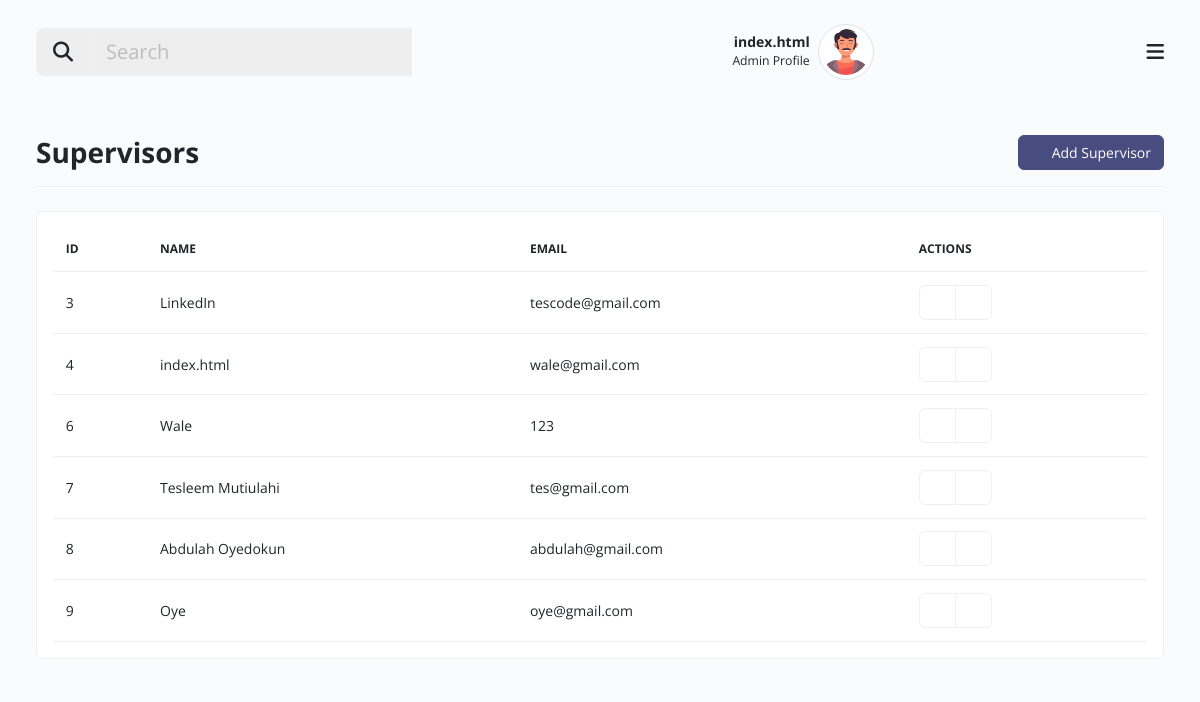
Screenshot of /supervisor.php (signed in) with the database file from the repository.
### tables this page shows
CREATE TABLE `users` (
  `id` int(11) NOT NULL,
  `name` varchar(200) NOT NULL,
  `email` varchar(200) NOT NULL,
  `password` varchar(250) NOT NULL,
  `role_id` varchar(20) NOT NULL COMMENT '1=admin, 2=supervisor, 3=>farmers',
  `created_at` timestamp NOT NULL DEFAULT current_timestamp()
);

### includes/config.php (called while the page is built, shortened)
<?php
include 'includes/database.php';
$student_id = $_SESSION['auth_id'];
$sql = "SELECT * FROM users WHERE id = '$student_id'";
$result = mysqli_query($dbconnect, $sql);
while ($user = mysqli_fetch_array($result)) {
    $name = $user['name'];
}
$sql_supervisor = "SELECT * FROM users WHERE role_id = '2'";
$resultSupervisor = mysqli_query($dbconnect, $sql_supervisor);
$supervisor = mysqli_num_rows($resultSupervisor);

### supervisor.php (the view, shortened to what this page needs)
<?php
include "includes/config.php";
?>
<!doctype html>
<html class="no-js" lang="en" dir="ltr">
<head>
    <link rel="stylesheet" href="assets/css/my-task.style.min.css">
</head>
<body>
    <div id="mytask-layout" class="theme-indigo">
        <div class="main px-lg-4 px-md-4">
            <?php include "layout/header.php"; ?>
            <div class="body d-flex py-lg-3 py-md-2">
                <div class="container-xxl">
                    <div class="row align-items-center">
                        <div class="border-0 mb-4">
                            <div class="card-header p-0 no-bg bg-transparent d-flex align-items-center px-0 justify-content-between border-bottom flex-wrap">
                                <h3 class="fw-bold py-3 mb-0">Supervisors</h3>
                                <div class="d-flex py-2 project-tab flex-wrap w-sm-100">
                                <?php if($_SESSION['id'] == 4) { ?>
                                    <button type="button" class="btn btn-dark w-sm-100" data-bs-toggle="modal" data-bs-target="#createproject"><i class="icofont-plus-circle me-2 fs-6"></i>Add Supervisor</button>
                                <?php } ?>
                                </div>
                            </div>
                        </div>
                    </div>
                    <div class="row clearfix g-3">
                        <div class="col-sm-12">
                            <div class="card mb-3">
                                <div class="card-body">
                                    <table id="myProjectTable" class="table table-hover align-middle mb-0" style="width:100%">
                                        <thead>
                                            <tr>
                                                <th>Id</th>
                                                <th>Name</th>
                                                <th>Email</th>
                                                <th>Actions</th>
                                            </tr>
                                        </thead>
                                        <tbody>
                                            <?php
                                            if (isset($supervisor) and $supervisor > 0) {
                                                while ($FarmersRow = mysqli_fetch_array($resultSupervisor)) {
                                                    $id = $FarmersRow['id'];
                                                    $name = $FarmersRow['name'];
                                                    $email = $FarmersRow['email'];
                                            ?>
                                                    <tr>
                                                        <td><?php echo $id; ?></td>
                                                        <td><?php echo $name; ?></td>
                                                        <td><?php echo $email; ?></td>
                                                        <td>
                                                            <div class="btn-group" role="group" aria-label="Basic outlined example">
                                                                <button type="button" class="btn btn-outline-secondary" data-bs-toggle="modal" data-bs-target="#editproject<?php echo $id; ?>"><i class="icofont-edit text-success"></i></button>
                                                                <button type="button" class="btn btn-outline-secondary deleterow"><i class="icofont-ui-delete text-danger"></i></button>
                                                            </div>
                                                        </td>
                                                    </tr>
                                            <?php
                                                }
                                            } ?>
                                        </tbody>
                                    </table>
                                </div>
                            </div>
                        </div>
                    </div>
                </div>
            </div>
        </div>
    </div>
</body>
</html>

### layout/header.php (shortened to what this page needs)
<div class="header">
            <nav class="navbar py-4">
                <div class="container-xxl">
                    <div class="h-right d-flex align-items-center mr-5 mr-lg-0 order-1">
                        <div class="dropdown notifications zindex-popover">
                            <a class="nav-link dropdown-toggle pulse" href="#" role="button" data-bs-toggle="dropdown">
                                <i class="icofont-alarm fs-5"></i>
                            </a>
                        </div>
                        <div class="dropdown user-profile ml-2 ml-sm-3 d-flex align-items-center zindex-popover">
                            <div class="u-info me-2">
                                <p class="mb-0 text-end line-height-sm "><span class="font-weight-bold"><?php echo $name; ?></span></p>
                                <small>Admin Profile</small>
                            </div>
                            <a class="nav-link dropdown-toggle pulse p-0" href="#" role="button" data-bs-toggle="dropdown" data-bs-display="static">
                                <img class="avatar lg rounded-circle img-thumbnail" src="assets/images/profile_av.png" alt="profile">
                            </a>
                        </div>
                    </div>
                    <button class="navbar-toggler p-0 border-0 menu-toggle order-3" type="button" data-bs-toggle="collapse" data-bs-target="#mainHeader">
                        <span class="fa fa-bars"></span>
                    </button>
                    <div class="order-0 col-lg-4 col-md-4 col-sm-12 col-12 mb-3 mb-md-0 ">
                        <div class="input-group flex-nowrap input-group-lg">
                            <button type="button" class="input-group-text" id="addon-wrapping"><i class="fa fa-search"></i></button>
                            <input type="search" class="form-control" placeholder="Search" aria-label="search" aria-describedby="addon-wrapping">
                        </div>
                    </div>
                </div>
            </nav>
        </div>

### rows the page displays
users: name "index.html"
users: id "3", name "LinkedIn", email "tescode@gmail.com"
users: id "4", name "index.html", email "wale@gmail.com"
users: id "6", name "Wale", email "123"
users: id "7", name "Tesleem Mutiulahi", email "tes@gmail.com"
users: id "8", name "Abdulah Oyedokun", email "abdulah@gmail.com"
users: id "9", name "Oye", email "oye@gmail.com"
